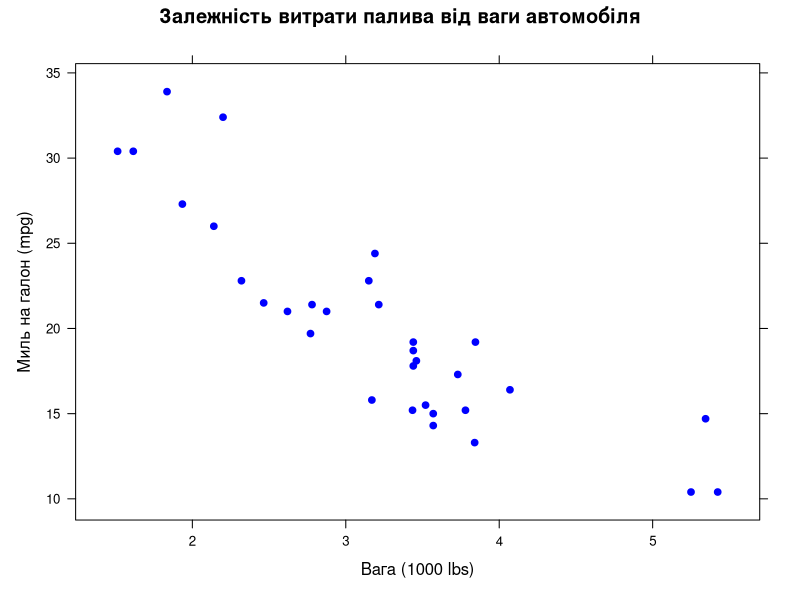
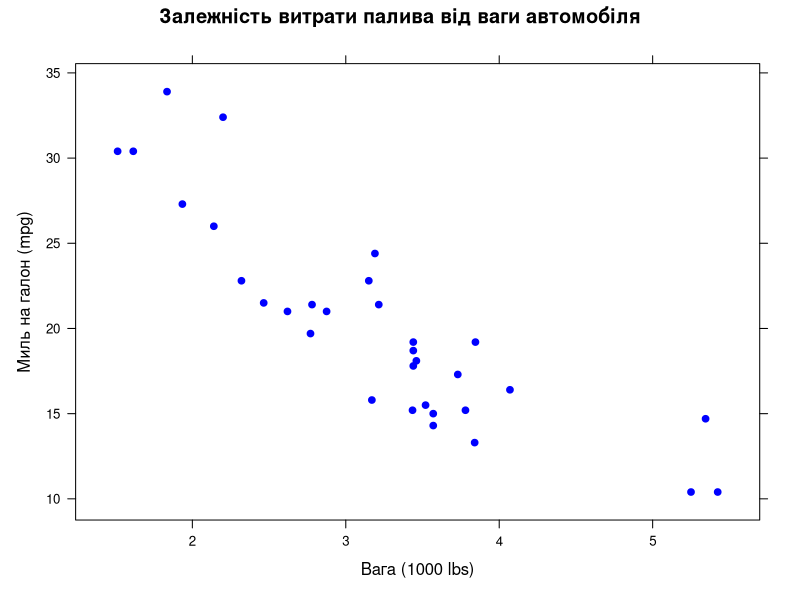
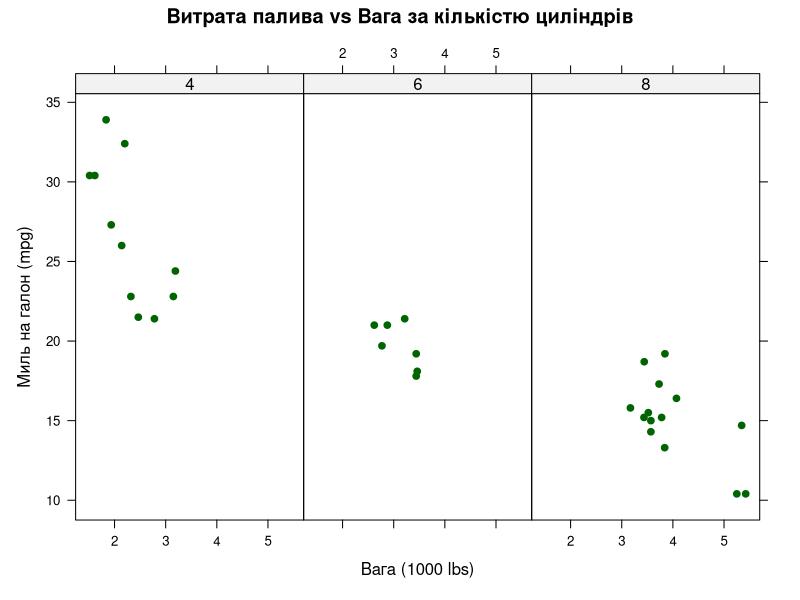
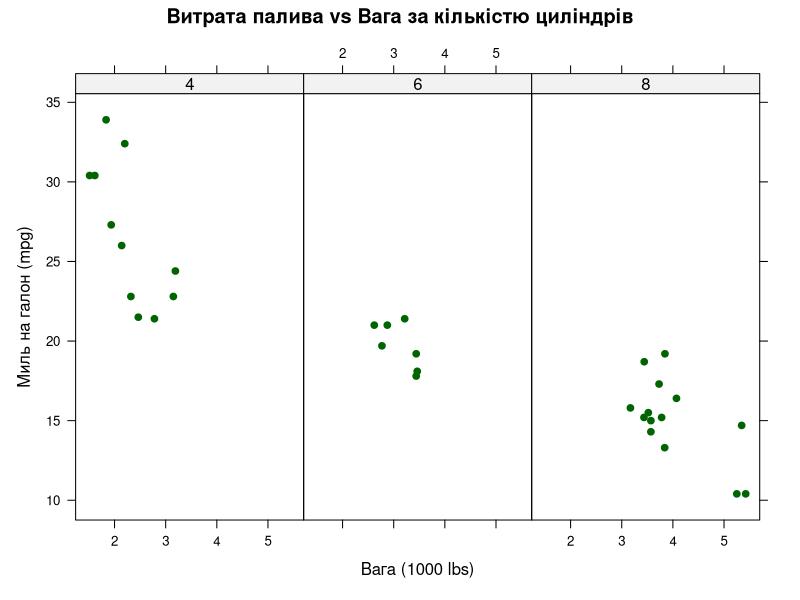
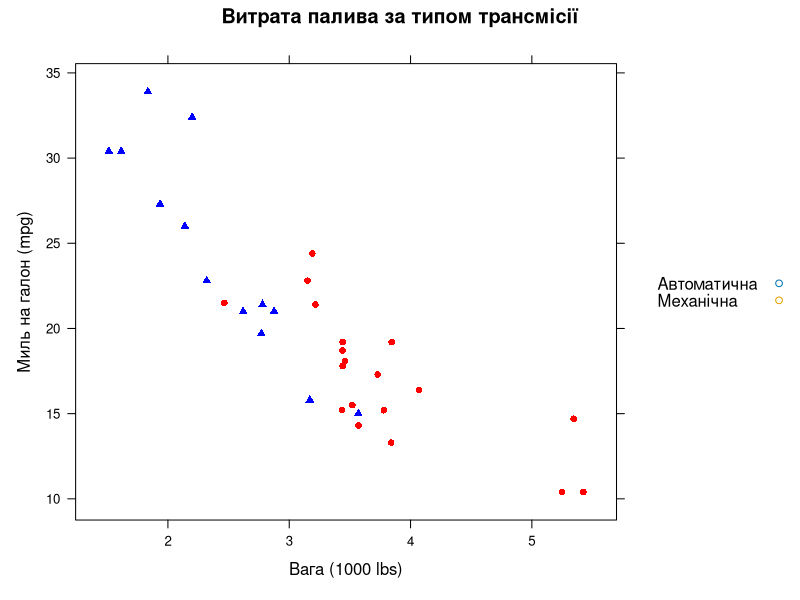
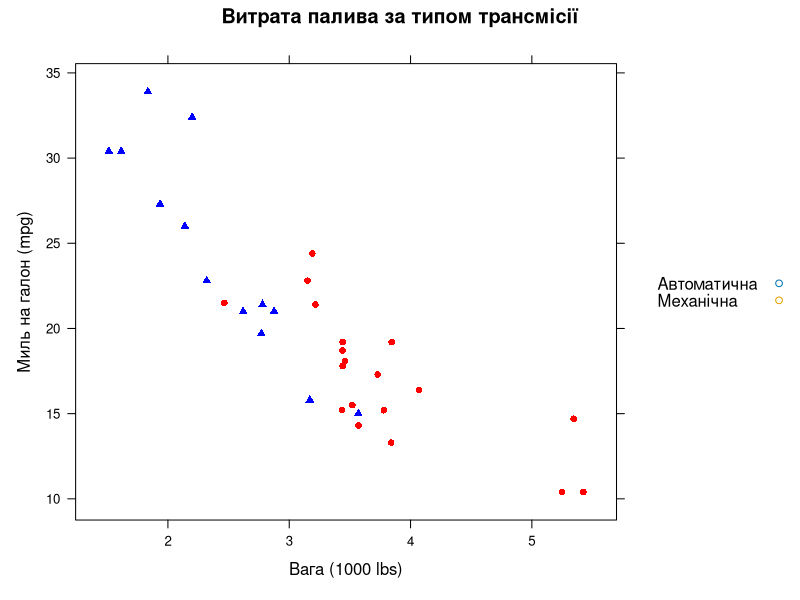
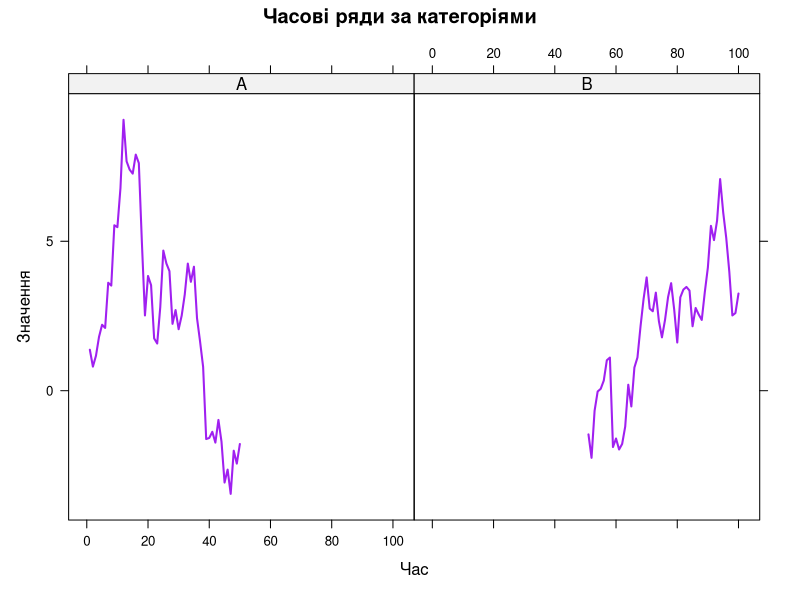
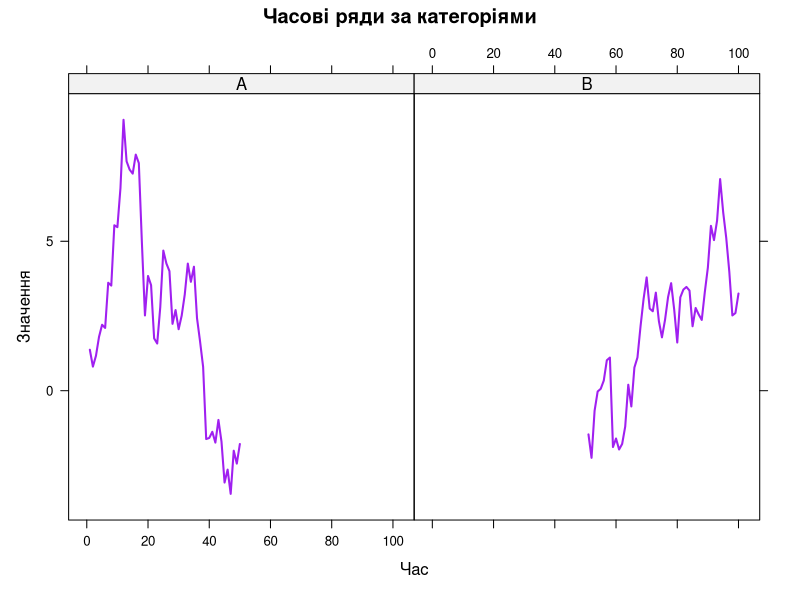

The R script that drew these images, in order:
# ==========================================================
# Лабораторна робота №7
# Тема: Основи lattice: xyplot(), bwplot(), histogram()
# Мета: Засвоїти Trellis Graphics (lattice) для багатопанельних графіків.
# ==========================================================

# -------------------------------
# 0) Підготовка середовища
# -------------------------------
if (!requireNamespace("lattice", quietly = TRUE)) {
  install.packages("lattice", dependencies = TRUE)
}
library(lattice)

# Вбудовані датасети
data(mtcars)
data(iris)
data(airquality)

# Папка для збереження графіків
out_dir <- "plots_lab7"
if (!dir.exists(out_dir)) dir.create(out_dir)

# -------------------------------
# 1) Функції для збереження lattice-графіків у PNG + PDF
# -------------------------------
save_lattice_png_pdf <- function(plot_obj, file_base,
                                 png_w = 1600, png_h = 1000, png_res = 170,
                                 pdf_w = 10, pdf_h = 6.5) {
  # PNG
  png(filename = file.path(out_dir, paste0(file_base, ".png")),
      width = png_w, height = png_h, res = png_res, bg = "white")
  print(plot_obj)
  dev.off()

  # PDF
  pdf(file = file.path(out_dir, paste0(file_base, ".pdf")),
      width = pdf_w, height = pdf_h)
  print(plot_obj)
  dev.off()
}

# -------------------------------
# 2) xyplot(): базовий графік (mpg ~ wt)
# -------------------------------
p1 <- xyplot(
  mpg ~ wt,
  data = mtcars,
  main = "Залежність витрати палива від ваги автомобіля",
  xlab = "Вага (1000 lbs)",
  ylab = "Миль на галон (mpg)",
  pch = 19,
  col = "blue"
)

save_lattice_png_pdf(p1, "fig_lab7_01_xyplot_basic")

# -------------------------------
# 3) xyplot(): умовне розбиття за кількістю циліндрів
# -------------------------------
p2 <- xyplot(
  mpg ~ wt | factor(cyl),
  data = mtcars,
  main = "Витрата палива vs Вага за кількістю циліндрів",
  xlab = "Вага (1000 lbs)",
  ylab = "Миль на галон (mpg)",
  pch = 19,
  col = "darkgreen",
  layout = c(3, 1)  # 3 панелі в один ряд
)

save_lattice_png_pdf(p2, "fig_lab7_02_xyplot_by_cyl")

# -------------------------------
# 4) xyplot(): групування за типом трансмісії (am)
# -------------------------------
# am: 0=автомат, 1=механіка — зробимо читабельні підписи
mtcars2 <- within(mtcars, {
  am_f <- factor(am, levels = c(0, 1), labels = c("Автоматична", "Механічна"))
})

p3 <- xyplot(
  mpg ~ wt,
  data = mtcars2,
  groups = am_f,
  main = "Витрата палива за типом трансмісії",
  xlab = "Вага (1000 lbs)",
  ylab = "Миль на галон (mpg)",
  auto.key = list(
    text = levels(mtcars2$am_f),
    points = TRUE,
    space = "right"
  ),
  pch = c(16, 17),
  col = c("red", "blue")
)

save_lattice_png_pdf(p3, "fig_lab7_03_xyplot_groups_am")

# -------------------------------
# 5) xyplot(): лінійний графік (штучний часовий ряд)
# -------------------------------
set.seed(42)
time_data <- data.frame(
  time = 1:100,
  value = cumsum(rnorm(100)),
  category = rep(c("A", "B"), each = 50)
)

p4 <- xyplot(
  value ~ time | category,
  data = time_data,
  type = "l",
  main = "Часові ряди за категоріями",
  xlab = "Час",
  ylab = "Значення",
  col = "purple",
  lwd = 2
)

save_lattice_png_pdf(p4, "fig_lab7_04_xyplot_time_series")

# -------------------------------
# 6) bwplot(): розподіл mpg за cyl
# -------------------------------
p5 <- bwplot(
  mpg ~ factor(cyl),
  data = mtcars,
  main = "Розподіл витрати палива за кількістю циліндрів",
  xlab = "Кількість циліндрів",
  ylab = "Миль на галон (mpg)",
  col = "orange",
  fill = "lightblue"
)

save_lattice_png_pdf(p5, "fig_lab7_05_bwplot_mpg_by_cyl")

# -------------------------------
# 7) bwplot(): горизонтальний з умовним розбиттям за трансмісією
# -------------------------------
p6 <- bwplot(
  factor(cyl) ~ mpg | factor(am, levels = c(0, 1), labels = c("Автомат", "Механіка")),
  data = mtcars,
  main = "Витрата палива за типом трансмісії",
  xlab = "Миль на галон (mpg)",
  ylab = "Кількість циліндрів",
  horizontal = TRUE,
  panel = function(x, y, ...) {
    panel.bwplot(x, y, ...)
    panel.grid(h = -1, v = 0)
  }
)

save_lattice_png_pdf(p6, "fig_lab7_06_bwplot_horizontal_by_am")

# -------------------------------
# 8) bwplot(): iris (Sepal.Length ~ Species) з налаштуваннями
# -------------------------------
p7 <- bwplot(
  Sepal.Length ~ Species,
  data = iris,
  main = "Розподіл довжини чашолистків за видами",
  xlab = "Вид (Species)",
  ylab = "Довжина чашолистка (см)",
  fill = c("lightgreen", "lightblue", "pink"),
  par.settings = list(
    box.rectangle = list(col = "black", lwd = 1.5),
    box.umbrella  = list(col = "black", lwd = 1.5),
    plot.symbol   = list(col = "red", pch = 19, cex = 0.8)
  )
)

save_lattice_png_pdf(p7, "fig_lab7_07_bwplot_iris_species")

# -------------------------------
# 9) histogram(): mpg (percent, breaks=10)
# -------------------------------
p8 <- histogram(
  ~ mpg,
  data = mtcars,
  main = "Розподіл витрати палива (mpg)",
  xlab = "Миль на галон (mpg)",
  ylab = "Відсоток спостережень (%)",
  type = "percent",
  col = "steelblue",
  breaks = 10
)

save_lattice_png_pdf(p8, "fig_lab7_08_histogram_mpg_percent")

# -------------------------------
# 10) histogram(): mpg | cyl (density, breaks=15)
# -------------------------------
p9 <- histogram(
  ~ mpg | factor(cyl),
  data = mtcars,
  main = "Розподіл витрати палива за кількістю циліндрів",
  xlab = "Миль на галон (mpg)",
  ylab = "Щільність",
  type = "density",
  col = "coral",
  layout = c(1, 3),
  breaks = 15
)

save_lattice_png_pdf(p9, "fig_lab7_09_histogram_mpg_by_cyl")

# -------------------------------
# 11) histogram(): iris Sepal.Length | Species + крива щільності
# -------------------------------
p10 <- histogram(
  ~ Sepal.Length | Species,
  data = iris,
  main = "Розподіл довжини чашолистків (Sepal.Length)",
  xlab = "Довжина чашолистка (см)",
  ylab = "Щільність",
  type = "density",
  col = "lightgreen",
  panel = function(x, ...) {
    panel.histogram(x, ...)
    panel.densityplot(x, col = "darkblue", lwd = 2, ...)
  }
)

save_lattice_png_pdf(p10, "fig_lab7_10_histogram_iris_density")

# -------------------------------
# 12) Додатково: тема (par.settings) + регресія у панелі
# -------------------------------
my_theme <- list(
  background = list(col = "white"),
  strip.background = list(col = c("lightblue", "lightgreen", "pink")),
  strip.border = list(col = "black", lwd = 2)
)

p11 <- xyplot(
  mpg ~ wt | factor(cyl),
  data = mtcars,
  par.settings = my_theme,
  main = "Кастомна тема + розбиття за циліндрами",
  xlab = "Вага (1000 lbs)",
  ylab = "mpg",
  panel = function(x, y, ...) {
    panel.xyplot(x, y, pch = 19, col = "darkgreen", ...)
    panel.lmline(x, y, col = "red", lwd = 2)
    panel.grid(h = -1, v = -1, col = "lightgray")
  }
)

save_lattice_png_pdf(p11, "fig_lab7_11_xyplot_theme_regression")

# ==========================================================
# 13) ІНДИВІДУАЛЬНЕ ЗАВДАННЯ №9
# histogram() для hp:
# - mtcars$hp
# - type = "percent"
# - breaks = 15
# - col = "coral"
# - заголовок і підписи осей українською
# ==========================================================
p_task9 <- histogram(
  ~ hp,
  data = mtcars,
  main = "Розподіл потужності автомобілів (hp)",
  xlab = "Потужність (кінські сили, hp)",
  ylab = "Відсоток спостережень (%)",
  type = "percent",
  breaks = 15,
  col = "coral"
)

save_lattice_png_pdf(p_task9, "fig_lab7_task9_histogram_hp_percent_breaks15")

cat("\nГотово! Усі графіки збережено у папці:", out_dir, "\n")
print(list.files(out_dir))
